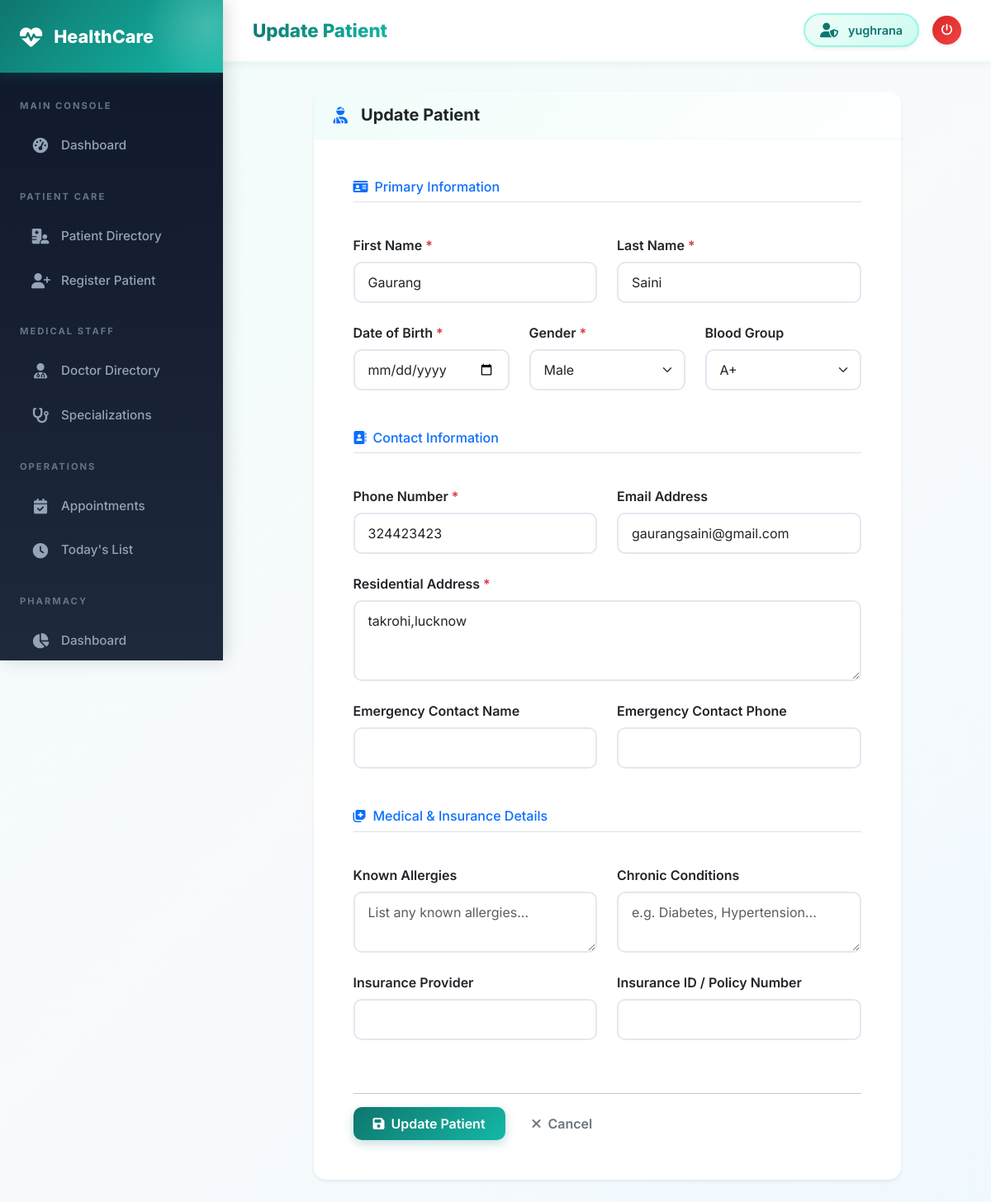
Screenshot of /patients/2/update/ (signed in) with the database file from the repository.
### patients/models.py (models this page shows, shortened)
class Patient(models.Model):
    BLOOD_GROUP_CHOICES = [
        ('A+', 'A+'), ('A-', 'A-'), ('B+', 'B+'), ('B-', 'B-'),
        ('O+', 'O+'), ('O-', 'O-'), ('AB+', 'AB+'), ('AB-', 'AB-'),
    ]
    GENDER_CHOICES = [('M', 'Male'), ('F', 'Female'), ('O', 'Other')]
    user = models.OneToOneField(User, on_delete=models.SET_NULL, null=True, blank=True)
    first_name = models.CharField(max_length=100)
    last_name = models.CharField(max_length=100)
    date_of_birth = models.DateField()
    gender = models.CharField(max_length=1, choices=GENDER_CHOICES)
    blood_group = models.CharField(max_length=3, choices=BLOOD_GROUP_CHOICES, blank=True)
    phone = models.CharField(max_length=15)
    email = models.EmailField(blank=True)
    address = models.TextField()
    emergency_contact_name = models.CharField(max_length=100, blank=True)
    emergency_contact_phone = models.CharField(max_length=15, blank=True)
    allergies = models.TextField(blank=True, help_text="List known allergies")
    chronic_conditions = models.TextField(blank=True)
    insurance_provider = models.CharField(max_length=100, blank=True)
    insurance_id = models.CharField(max_length=50, blank=True)
    created_at = models.DateTimeField(auto_now_add=True)
    updated_at = models.DateTimeField(auto_now=True)

### patients/views.py (the view)
# urls.py: path('<int:pk>/update/', views.patient_update, name='patient_update'),
@login_required
def patient_update(request, pk):
    patient = get_object_or_404(Patient, pk=pk)
    if request.method == 'POST':
        form = PatientForm(request.POST, instance=patient)
        if form.is_valid():
            form.save()
            messages.success(request, 'Patient information updated successfully!')
            return redirect('patient_detail', pk=patient.pk)
    else:
        form = PatientForm(instance=patient)
    return render(request, 'patients/patient_form.html', {'form': form, 'title': 'Update Patient', 'patient': patient})

### templates/patients/patient_form.html (shortened to what this page needs)
{% extends 'base/base.html' %}
{% block page_title %}{{ title }}{% endblock %}
{% block content %}
<div class="row justify-content-center">
    <div class="col-lg-10">
        <div class="card shadow-sm">
            <div class="card-header bg-white py-3 px-4">
                <div class="d-flex align-items-center">
                    <i class="fas fa-user-injured text-primary fa-lg me-3"></i>
                    <h5 class="mb-0 fw-bold">{{ title }}</h5>
                </div>
            </div>
            <div class="card-body p-4 p-md-5">
                <form method="post" class="needs-validation" novalidate>
                    <div class="row g-4">
                        <div class="col-12">
                            <h6 class="text-primary border-bottom pb-2 mb-3"><i class="fas fa-id-card me-2"></i>Primary Information</h6>
                        </div>
                        <div class="col-md-6">
                            <label class="form-label fw-semibold">First Name <span class="text-danger">*</span></label>
                            <input type="text" name="first_name" class="form-control" value="{{ form.first_name.value|default:'' }}" required>
                        </div>
                        <div class="col-md-6">
                            <label class="form-label fw-semibold">Last Name <span class="text-danger">*</span></label>
                            <input type="text" name="last_name" class="form-control" value="{{ form.last_name.value|default:'' }}" required>
                        </div>
                        <div class="col-md-4">
                            <label class="form-label fw-semibold">Date of Birth <span class="text-danger">*</span></label>
                            <input type="date" name="date_of_birth" class="form-control" value="{{ form.date_of_birth.value|default:'' }}" required>
                        </div>
                        <div class="col-md-4">
                            <label class="form-label fw-semibold">Gender <span class="text-danger">*</span></label>
                            <select name="gender" class="form-select" required>
                                <option value="M" {% if form.gender.value == 'M' %}selected{% endif %}>Male</option>
                            </select>
                        </div>
                        <div class="col-md-4">
                            <label class="form-label fw-semibold">Blood Group</label>
                            <select name="blood_group" class="form-select">
                                {% for val, label in form.fields.blood_group.choices %}
                                    {% if val %}
                                        <option value="{{ val }}" {% if form.blood_group.value == val %}selected{% endif %}>{{ label }}</option>
                                    {% endif %}
                                {% endfor %}
                            </select>
                        </div>
                        <div class="col-12 mt-5">
                            <h6 class="text-primary border-bottom pb-2 mb-3"><i class="fas fa-address-book me-2"></i>Contact Information</h6>
                        </div>
                        <div class="col-md-6">
                            <label class="form-label fw-semibold">Phone Number <span class="text-danger">*</span></label>
                            <input type="text" name="phone" class="form-control" value="{{ form.phone.value|default:'' }}" placeholder="e.g. +1 234 567 890" required>
                        </div>
                        <div class="col-md-6">
                            <label class="form-label fw-semibold">Email Address</label>
                            <input type="email" name="email" class="form-control" value="{{ form.email.value|default:'' }}" placeholder="e.g. patient@example.com">
                        </div>
                        <div class="col-12">
                            <label class="form-label fw-semibold">Residential Address <span class="text-danger">*</span></label>
                            <textarea name="address" class="form-control" rows="3" required>{{ form.address.value|default:'' }}</textarea>
                        </div>
                        <div class="col-md-6">
                            <label class="form-label fw-semibold">Emergency Contact Name</label>
                            <input type="text" name="emergency_contact_name" class="form-control" value="{{ form.emergency_contact_name.value|default:'' }}">
                        </div>
                        <div class="col-md-6">
                            <label class="form-label fw-semibold">Emergency Contact Phone</label>
                            <input type="text" name="emergency_contact_phone" class="form-control" value="{{ form.emergency_contact_phone.value|default:'' }}">
                        </div>
                        <div class="col-12 mt-5">
                            <h6 class="text-primary border-bottom pb-2 mb-3"><i class="fas fa-notes-medical me-2"></i>Medical & Insurance Details</h6>
                        </div>
                        <div class="col-md-6">
                            <label class="form-label fw-semibold">Known Allergies</label>
                            <textarea name="allergies" class="form-control" rows="2" placeholder="List any known allergies...">{{ form.allergies.value|default:'' }}</textarea>
                        </div>
                        <div class="col-md-6">
                            <label class="form-label fw-semibold">Chronic Conditions</label>
                            <textarea name="chronic_conditions" class="form-control" rows="2" placeholder="e.g. Diabetes, Hypertension...">{{ form.chronic_conditions.value|default:'' }}</textarea>
                        </div>
                        <div class="col-md-6">
                            <label class="form-label fw-semibold">Insurance Provider</label>
                            <input type="text" name="insurance_provider" class="form-control" value="{{ form.insurance_provider.value|default:'' }}">
                        </div>
                        <div class="col-md-6">
                            <label class="form-label fw-semibold">Insurance ID / Policy Number</label>
                            <input type="text" name="insurance_id" class="form-control" value="{{ form.insurance_id.value|default:'' }}">
                        </div>
                        <div class="col-12 mt-5">
                            <hr>
                            <div class="d-flex gap-2">
                                <button type="submit" class="btn btn-primary px-4 py-2">
                                    <i class="fas fa-save me-2"></i>{% if patient %}Update{% else %}Save{% endif %} Patient
                                </button>
                                <a href="{% url 'patient_list' %}" class="btn btn-outline-secondary px-4 py-2">
                                    <i class="fas fa-times me-2"></i>Cancel
                                </a>
                            </div>
                        </div>
                    </div>
                </form>
            </div>
        </div>
    </div>
</div>
{% endblock %}

### templates/base/base.html (shortened to what this page needs)
<!doctype html>
<html lang="en">
  <head>
    <link href="https://cdn.jsdelivr.net/npm/bootstrap@5.3.0/dist/css/bootstrap.min.css" rel="stylesheet" />
    <link href="https://cdnjs.cloudflare.com/ajax/libs/font-awesome/6.4.0/css/all.min.css" rel="stylesheet" />
  </head>
  <body>
    {% if user.is_authenticated %}
    <div class="sidebar" id="sidebar">
      <div class="sidebar-brand">
        <i class="fas fa-heartbeat"></i>
        <span>HealthCare</span>
      </div>
      <nav class="mt-2 pb-5">
        <div class="nav-section">Main Console</div>
        <a href="{% url 'dashboard' %}" class="nav-link {% if request.resolver_match.url_name == 'dashboard' %}active{% endif %}">
          <i class="fas fa-tachometer-alt"></i> Dashboard
        </a>
        <div class="nav-section">Patient Care</div>
        <a href="{% url 'patient_list' %}" class="nav-link {% if request.resolver_match.url_name == 'patient_list' %}active{% endif %}">
          <i class="fas fa-hospital-user"></i> Patient Directory
        </a>
        <a href="{% url 'patient_create' %}" class="nav-link {% if request.resolver_match.url_name == 'patient_create' %}active{% endif %}">
          <i class="fas fa-user-plus"></i> Register Patient
        </a>
        <div class="nav-section">Medical Staff</div>
        <a href="{% url 'doctor_list' %}" class="nav-link {% if request.resolver_match.url_name == 'doctor_list' %}active{% endif %}">
          <i class="fas fa-user-md"></i> Doctor Directory
        </a>
        <a href="{% url 'specialization_list' %}" class="nav-link {% if 'specialization' in request.resolver_match.url_name %}active{% endif %}">
          <i class="fas fa-stethoscope"></i> Specializations
        </a>
        <div class="nav-section">Operations</div>
        <a href="{% url 'appointment_list' %}" class="nav-link {% if request.resolver_match.url_name == 'appointment_list' %}active{% endif %}">
          <i class="fas fa-calendar-check"></i> Appointments
        </a>
        <a href="{% url 'today_appointments' %}" class="nav-link {% if request.resolver_match.url_name == 'today_appointments' %}active{% endif %}">
          <i class="fas fa-clock"></i> Today's List
        </a>
        <div class="nav-section">Pharmacy</div>
        <a href="{% url 'pharmacy_dashboard' %}" class="nav-link {% if request.resolver_match.url_name == 'pharmacy_dashboard' %}active{% endif %}">
          <i class="fas fa-chart-pie"></i> Dashboard
        </a>
      </nav>
    </div>
    <div class="main-content">
      <div class="topbar">
        <div class="d-flex align-items-center">
            <span class="topbar-title">{% block page_title %}HealthCare Portal{% endblock %}</span>
        </div>
        <div class="d-flex align-items-center gap-3">
          <div class="user-badge shadow-sm">
            <i class="fas fa-user-shield"></i>
            <span>{{ user.get_full_name|default:user.username }}</span>
          </div>
          <a href="{% url 'logout' %}" class="btn btn-sm btn-danger rounded-circle p-2 shadow-sm" style="width: 35px; height: 35px; display: flex; align-items: center; justify-content: center;">
            <i class="fas fa-power-off"></i>
          </a>
        </div>
      </div>
      <div class="page-content">
        {% block content %}{% endblock %}
      </div>
    </div>
    {% else %}
        {% block public_content %}{% endblock %}
    {% endif %}
  </body>
</html>

### rows the page displays
Patient: first_name "Gaurang", last_name "Saini", blood_group "A+", phone "324423423", email "gaurangsaini@gmail.com", address "takrohi,lucknow"

### other values shown
{{ title }} "Update Patient"
{{ user.get_full_name|default:user.username }} "yughrana"
